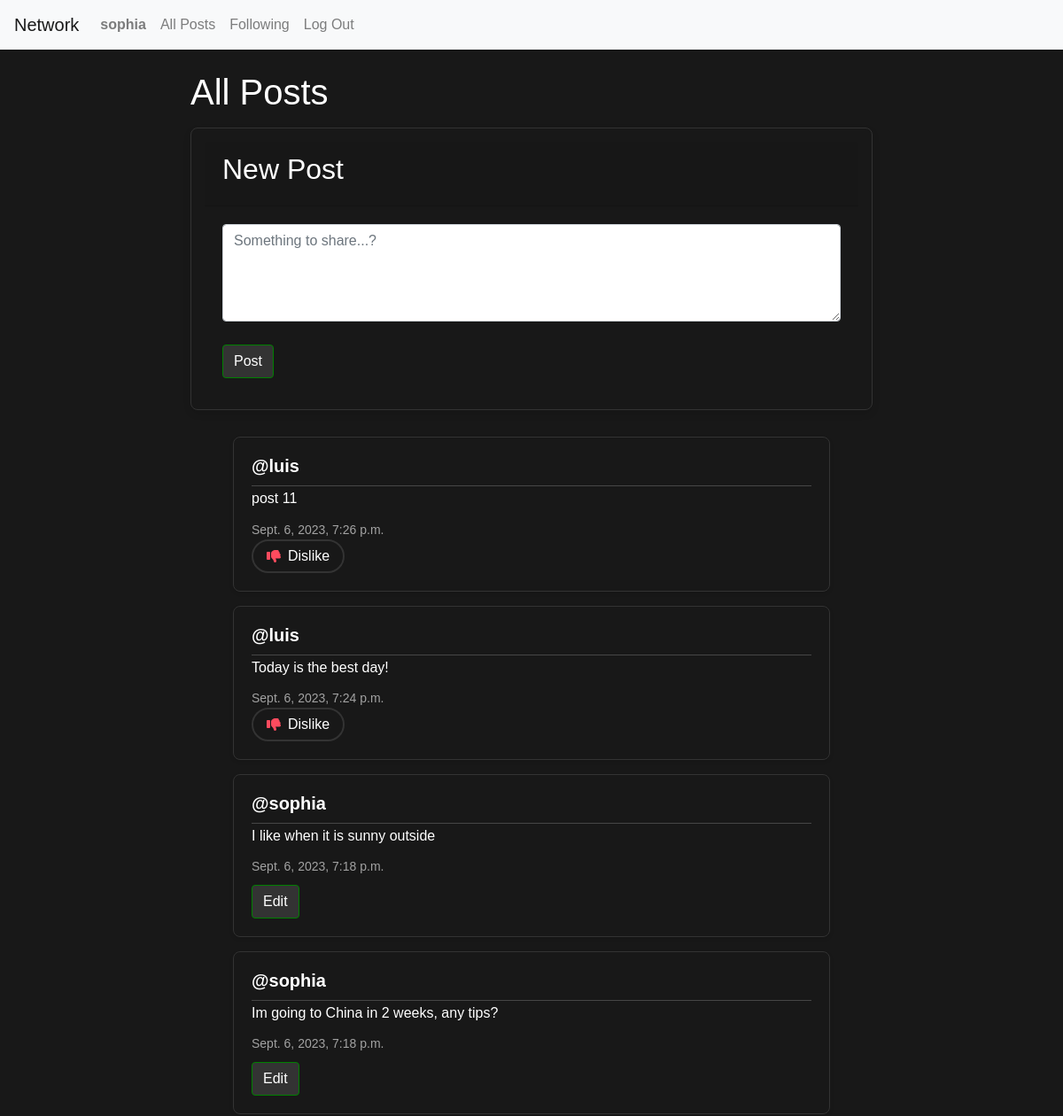
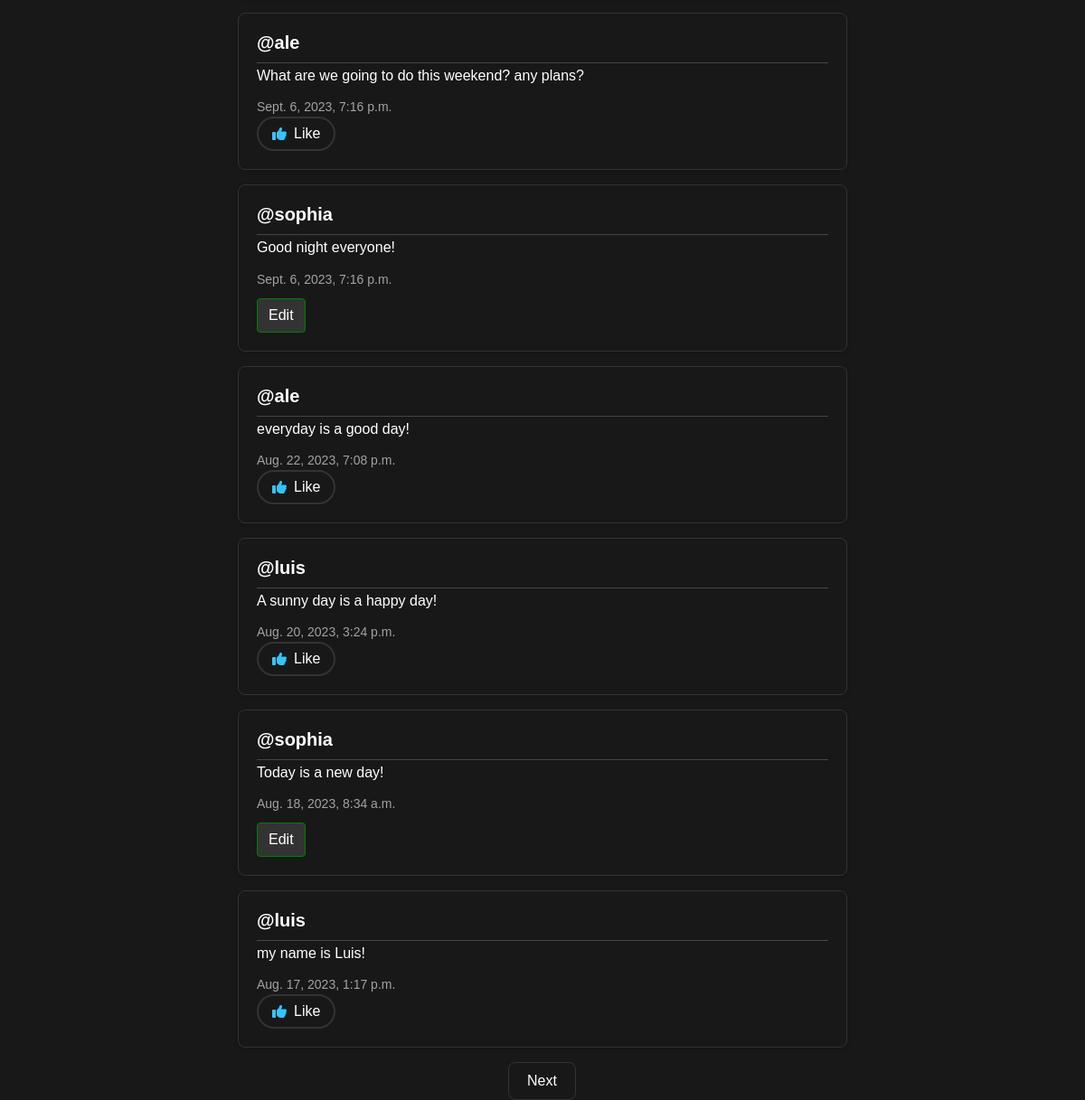
Screenshot of / (signed in) with the database file from the repository (2 pictures, top to bottom).
### network/models.py (models this page shows, shortened)
class User(AbstractUser):
    pass

class Post(models.Model):
    content = models.CharField(max_length=420)
    user = models.ForeignKey(User, on_delete=models.CASCADE, related_name="author")
    date = models.DateTimeField(auto_now_add=True)

### network/views.py (the view)
# urls.py: path("", views.index, name="index"),
def index(request):
    all_posts = Post.objects.all().order_by("id").reverse()
    paginator = Paginator(all_posts, 10)
    page_number = request.GET.get('page')
    page_posted = paginator.get_page(page_number)
    all_likes = Like.objects.all()
    who_liked = []
    try:
        for like in all_likes:
            if like.user.id == request.user.id:
                who_liked.append(like.post.id)
    except:
        who_liked = []
    return render(request, "network/index.html", {
        "all_posts" : all_posts,
        "page_posted": page_posted,
        "who_liked" : who_liked
    })

### network/templates/network/index.html (shortened to what this page needs)
{% extends "network/layout.html" %}
{% block body %}
<div class="container mt-4">
    <h1>All Posts</h1>
    {% if user.is_authenticated %}
    <div class="newPost card mt-3">
        <div class="card-header">
            <h2>New Post</h2>
        </div>
        <div class="card-body">
            <form action="{% url 'new_post' %}" method="post">
                <div class="form-group">
                    <textarea name="content" class="form-control" rows="4" placeholder="Something to share...?"></textarea>
                </div>
                <input type="submit" value="Post" class="btn btn-primary" />
            </form>
        </div>
    </div>
    {% endif %}
    <div class="allPost">
        {% for post in page_posted %}
            <div class="post mx-5 my-3">
                <h5 class="username mb-1"><a href="{% url 'profile' user_id=post.user.id %}">@{{ post.user }}</a></h5>
                <h6 class="content" id="content_{{ post.id }}" mb-1">{{ post.content }}</h6>
                <p class="date mb-0">{{ post.date }}</p>
                {% if user.is_authenticated %}
                    {% if user == post.user %}
                    <div class="d-flex">
                        <button class="btn btn-primary" type="button" data-toggle="modal" data-target="#modal_edit_post_{{ post.id }}">Edit</button>
                    </div>
                    {% else %}
                        {% if post.id in who_liked %}
                        <button class="btn btn-down" onclick="like_trigger({{ post.id}}, {{who_liked}})" id="{{ post.id }}"><i class="fa fa-thumbs-down"></i> Dislike</button>
                        {% else %}
                        <button class="btn btn-up" onclick="like_trigger({{ post.id}}, {{who_liked}})" id="{{ post.id }}"><i class="fa fa-thumbs-up"></i> Like</button>
                        {% endif %}
                    {% endif %}
                {% endif %}
            </div>
        {% endfor %}
    </div>
    <nav aria-label="Page navigation" class="text-center">
        {% if page_posted.has_next %}
            <a class="page-link central-btn" href="?page={{ page_posted.next_page_number }}">Next</a>
        {% elif not page_posted.has_next and page_posted.number != 1 %}
            <a class="page-link central-btn" href="?page={{ page_posted.previous_page_number }}">Back</a>
        {% endif %}
    </nav>
</div>
{% endblock %}

### network/templates/network/layout.html (shortened to what this page needs)
{% load static %}
<!DOCTYPE html>
<html lang="en">
    <head>
        <link rel="stylesheet" href="https://stackpath.bootstrapcdn.com/bootstrap/4.4.1/css/bootstrap.min.css">
        <link href="{% static 'network/styles.css' %}" rel="stylesheet">
        <link rel="stylesheet" href="https://cdnjs.cloudflare.com/ajax/libs/font-awesome/6.4.2/css/all.min.css" />
    </head>
    <body>
        <nav class="navbar navbar-expand-lg navbar-light bg-light">
            <a class="navbar-brand" href="{% url 'index' %}">Network</a>
            <div>
              <ul class="navbar-nav mr-auto">
                {% if user.is_authenticated %}
                    <li class="nav-item">
                        <a class="nav-link" href="{% url 'profile' user_id=user.id %}"><strong>{{ user.username }}</strong></a>
                    </li>
                {% endif %}
                <li class="nav-item">
                  <a class="nav-link" href="{% url 'index' %}">All Posts</a>
                </li>
                {% if user.is_authenticated %}
                    <li class="nav-item">
                        <a class="nav-link" href="{% url 'following' %}">Following</a>
                    </li>
                    <li class="nav-item">
                        <a class="nav-link" href="{% url 'logout' %}">Log Out</a>
                    </li>
                {% endif %}
              </ul>
            </div>
          </nav>
        <div class="body">
            {% block body %}
            {% endblock %}
        </div>
    </body>
</html>

### network/static/network/styles.css (style rules this page uses)
:root { --bg-color: #181818; --text-color: #FFF; --border-color: #333; --btn-bg-color: #007BFF; --btn-hover-color: #0056b3; --shadow-color: rgba(0, 0, 0, 0.1); --divider-color: rgba(255, 255, 255, 0.2); }
body { background-color: var(--bg-color); font-family: Arial, sans-serif; color: var(--text-color); margin: 0; padding: 0; }
.container { max-width: 800px; margin: 0 auto; }
.newPost { border: 1px solid var(--border-color); border-radius: 8px; box-shadow: 0 4px 8px var(--shadow-color); background-color: var(--bg-color); padding: 15px; }
.newPost h2, .newPost .form-control { margin-top: 0; resize: vertical; margin-bottom: 10px; }
.btn-primary, .btn-secondary { background-color: var(--border-color); border: 1px solid green; cursor: pointer; transition: background-color 0.3s ease; margin-top: 10px; }
.allPost { margin-top: 30px; }
.post { border: 1px solid var(--border-color); border-radius: 8px; background-color: var(--bg-color); padding: 20px; margin-bottom: 25px; box-shadow: 0 2px 4px var(--shadow-color); }
.username { font-weight: bold; margin-bottom: 5px; border-bottom: 1px solid var(--divider-color); padding-bottom: 10px; }
.content { font-size: 16px; margin-bottom: 15px; color: var(--text-color); }
.date { font-size: 14px; color: rgba(255, 255, 255, 0.6); }
.central-btn { display: inline-block; padding: 10px 20px; border-radius: 8px; color: var(--text-color); background-color: var(--bg-color); border: 1px solid var(--border-color); transition: background-color 0.2s ease; }
.btn-up, .btn-down { background-color: transparent; border: 2px solid var(--border-color); color: var(--text-color); border-radius: 22px; padding: 5px 15px; display: inline-flex; align-items: center; cursor: pointer; transition: transform 0.3s ease, background-color 0.5s ease, border 0.2s ease; }
.btn-up .fa, .btn-down .fa { margin-right: 0.5rem; }
.btn-up .fa { color: #34c3ff; }
.btn-down .fa { color: #ff4b5e; }
.username a { text-decoration: none; color: inherit; transition: transform 0.3s ease, text-decoration 0.3s ease; }

### rows the page displays
User: username "sophia"
Post: user "luis", content "post 11", date "Sept. 6, 2023, 7:26 p.m."
Post: user "luis", content "Today is the best day!", date "Sept. 6, 2023, 7:24 p.m."
Post: user "sophia", content "I like when it is sunny outside", date "Sept. 6, 2023, 7:18 p.m."
Post: user "sophia", content "Im going to China in 2 weeks, any tips?", date "Sept. 6, 2023, 7:18 p.m."
Post: user "ale", content "What are we going to do this weekend? any plans?", date "Sept. 6, 2023, 7:16 p.m."
Post: user "sophia", content "Good night everyone!", date "Sept. 6, 2023, 7:16 p.m."
Post: user "ale", content "everyday is a good day!", date "Aug. 22, 2023, 7:08 p.m."
Post: user "luis", content "A sunny day is a happy day!", date "Aug. 20, 2023, 3:24 p.m."
Post: user "sophia", content "Today is a new day!", date "Aug. 18, 2023, 8:34 a.m."
Post: user "luis", content "my name is Luis!", date "Aug. 17, 2023, 1:17 p.m."
